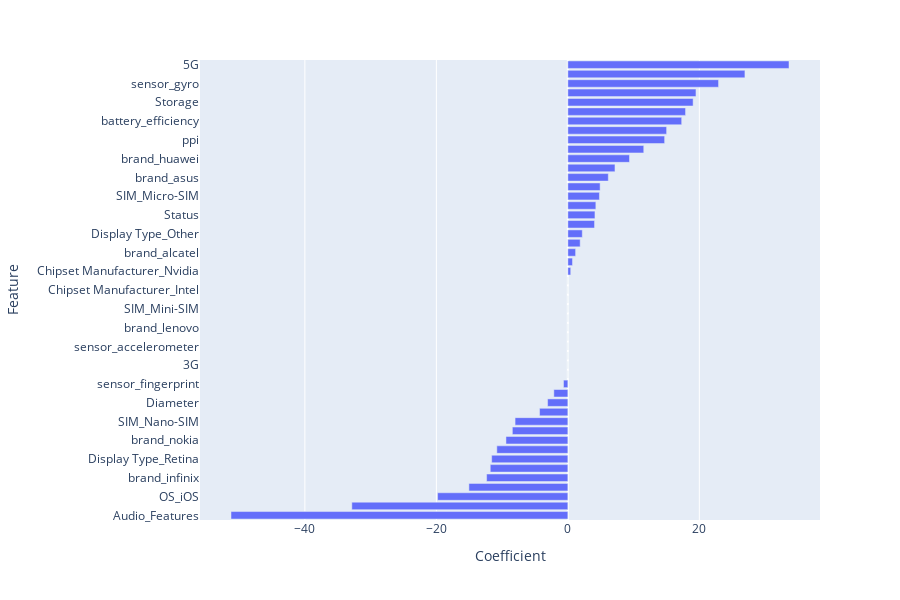

Source (notebook cell):
### Markdown cell above
<p dir=rtl style="direction: rtl;text-align: justify;line-height:200%;font-family:vazir;font-size:medium">
<font face="vazir" size=5 color=blue> 
به کمک مدل لسو رگولاریزیشن انجام میدهیم تا ستونهایی که تاثیر چندانی بر متغیر هدف ندارند را در مدلهای بعدی حذف کنیم
</font>
</p>

### Code cell
lasso = Lasso()

param_grid = {
    'alpha': [0.001, 0.01, 0.1, 1.0],
    'max_iter': [100, 500, 1000, 1500]
}

grid_search = RegressionModelGridSearch(lasso,param_grid)

grid_search.fit_and_score(X_train, y_train, X_val, y_val, chart = True)

### Figure 1 — Plotly figure (JSON) as saved in the notebook; plotly's stock layout.template omitted (floating-point values rounded to 4 significant figures)
{"data": [{"alignmentgroup": "True", "hovertemplate": "Coefficient=%{x}<br>Feature=%{y}<extra></extra>", "legendgroup": "", "marker": {"color": "#636efa", "pattern": {"shape": ""}}, "name": "", "offsetgroup": "", "orientation": "h", "showlegend": false, "textposition": "auto", "type": "bar", "x": [0, 0, 0, 33.64, 4.124, -3.082, 14.72, 19.06, -51.24, 0, 22.92, 4.909, 26.94, -0.662, 1.181, 15.02, 6.157, -8.441, 0, 9.378, -12.36, 0, 0.7049, -9.414, -11.8, 4.061, -32.86, 0, 4.805, 0, -8.028, 7.17, -10.8, 17.9, 2.197, -11.59, 0, 11.55, -2.131, -19.81, 19.49, 0, -15.05, 0.4382, 0, 4.259, -4.3, 17.31, 1.875], "xaxis": "x", "y": ["2G", "3G", "4G", "5G", "Status", "Diameter", "ppi", "Storage", "Audio_Features", "sensor_accelerometer", "sensor_gyro", "sensor_proximity", "sensor_barometer", "sensor_fingerprint", "brand_alcatel", "brand_apple", "brand_asus", "brand_blu", "brand_htc", "brand_huawei", "brand_infinix", "brand_lenovo", "brand_lg", "brand_nokia", "brand_samsung", "brand_sony", "brand_xiaomi", "brand_zte", "SIM_Micro-SIM", "SIM_Mini-SIM", "SIM_Nano-SIM", "SIM_eSIM", "Display Type_LCD", "Display Type_OLED", "Display Type_Other", "Display Type_Retina", "OS_Android", "OS_Other", "OS_Windows", "OS_iOS", "Chipset Manufacturer_Apple", "Chipset Manufacturer_Intel", "Chipset Manufacturer_MediaTek", "Chipset Manufacturer_Nvidia", "Chipset Manufacturer_Other", "Chipset Manufacturer_Qualcomm", "Chipset Manufacturer_Samsung Exynos", "battery_efficiency", "proccessing_power"], "yaxis": "y"}], "layout": {"barmode": "relative", "height": 600, "legend": {"tracegroupgap": 0}, "margin": {"t": 60}, "xaxis": {"anchor": "y", "domain": [0, 1], "title": {"text": "Coefficient"}}, "yaxis": {"anchor": "x", "categoryorder": "total ascending", "domain": [0, 1], "title": {"text": "Feature"}}}}
